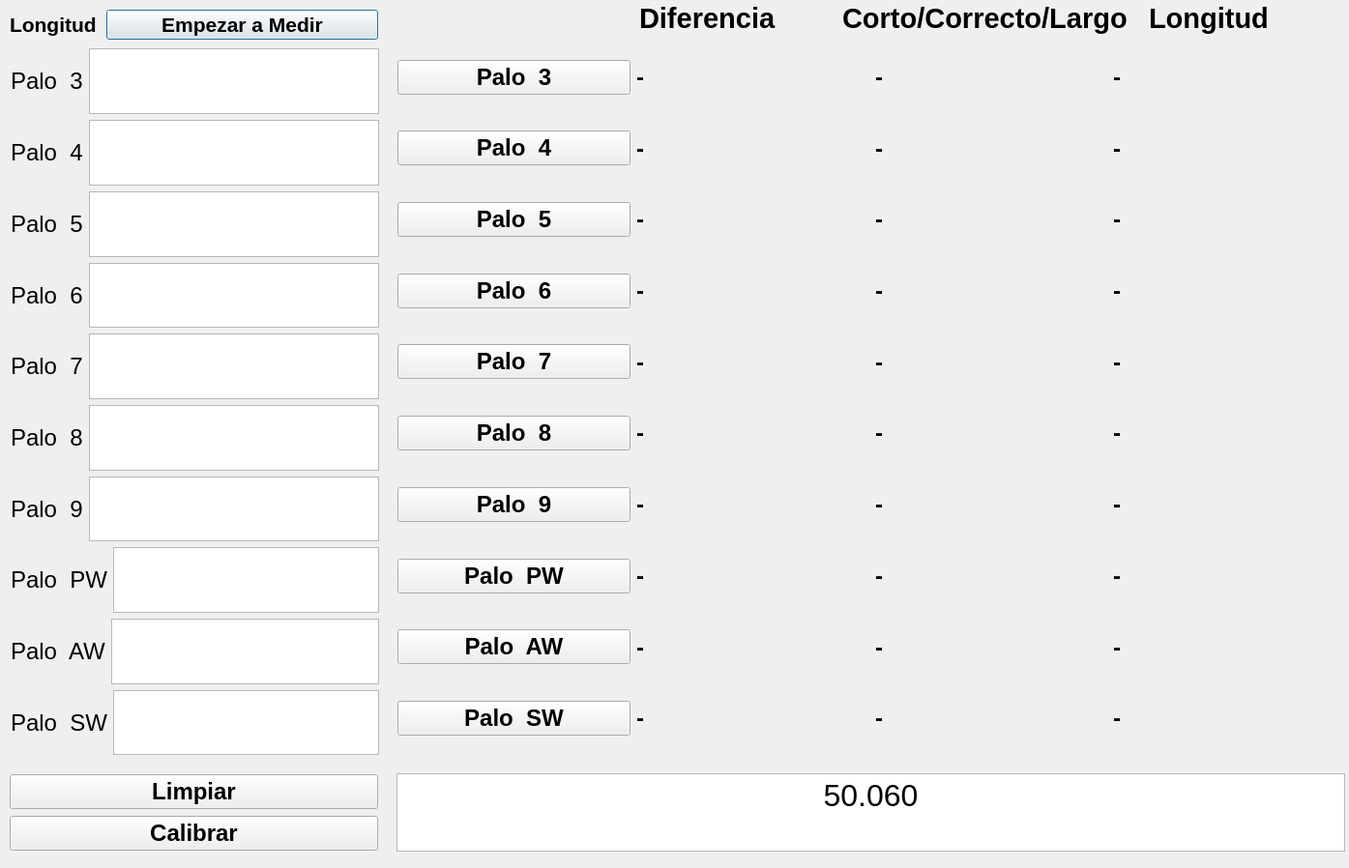
<?xml version="1.0" encoding="UTF-8"?>
<ui version="4.0">
 <class>Dialog</class>
 <widget class="QDialog" name="Dialog">
  <property name="geometry">
   <rect>
    <x>0</x>
    <y>0</y>
    <width>1395</width>
    <height>898</height>
   </rect>
  </property>
  <property name="windowTitle">
   <string>Dialog</string>
  </property>
  <widget class="QLabel" name="Titulo4">
   <property name="geometry">
    <rect>
     <x>10</x>
     <y>0</y>
     <width>91</width>
     <height>51</height>
    </rect>
   </property>
   <property name="font">
    <font>
     <pointsize>16</pointsize>
     <weight>75</weight>
     <bold>true</bold>
    </font>
   </property>
   <property name="text">
    <string>Longitud</string>
   </property>
  </widget>
  <widget class="QPushButton" name="BtnEmpezar">
   <property name="geometry">
    <rect>
     <x>110</x>
     <y>10</y>
     <width>281</width>
     <height>31</height>
    </rect>
   </property>
   <property name="font">
    <font>
     <pointsize>16</pointsize>
     <weight>75</weight>
     <bold>true</bold>
    </font>
   </property>
   <property name="text">
    <string>Empezar a Medir</string>
   </property>
  </widget>
  <widget class="QWidget" name="layoutWidget">
   <property name="geometry">
    <rect>
     <x>661</x>
     <y>0</y>
     <width>731</width>
     <height>37</height>
    </rect>
   </property>
   <layout class="QHBoxLayout" name="horizontalLayout_41">
    <item>
     <widget class="QLabel" name="Titulo1">
      <property name="font">
       <font>
        <pointsize>22</pointsize>
        <weight>75</weight>
        <bold>true</bold>
       </font>
      </property>
      <property name="text">
       <string>Diferencia</string>
      </property>
     </widget>
    </item>
    <item>
     <widget class="QLabel" name="Titulo2">
      <property name="font">
       <font>
        <pointsize>22</pointsize>
        <weight>75</weight>
        <bold>true</bold>
       </font>
      </property>
      <property name="text">
       <string>Corto/Correcto/Largo  </string>
      </property>
     </widget>
    </item>
    <item>
     <widget class="QLabel" name="Titulo3">
      <property name="font">
       <font>
        <pointsize>22</pointsize>
        <weight>75</weight>
        <bold>true</bold>
       </font>
      </property>
      <property name="text">
       <string>Longitud</string>
      </property>
     </widget>
    </item>
   </layout>
  </widget>
  <widget class="QWidget" name="layoutWidget">
   <property name="geometry">
    <rect>
     <x>11</x>
     <y>50</y>
     <width>381</width>
     <height>731</height>
    </rect>
   </property>
   <layout class="QVBoxLayout" name="verticalLayout">
    <item>
     <layout class="QHBoxLayout" name="horizontalLayout_39">
      <item>
       <widget class="QLabel" name="Labt4">
        <property name="font">
         <font>
          <pointsize>18</pointsize>
         </font>
        </property>
        <property name="text">
         <string>Palo  3</string>
        </property>
       </widget>
      </item>
      <item>
       <widget class="QTextEdit" name="Tex3"/>
      </item>
     </layout>
    </item>
    <item>
     <layout class="QHBoxLayout" name="horizontalLayout_37">
      <item>
       <widget class="QLabel" name="Labt4_3">
        <property name="font">
         <font>
          <pointsize>18</pointsize>
         </font>
        </property>
        <property name="text">
         <string>Palo  4</string>
        </property>
       </widget>
      </item>
      <item>
       <widget class="QTextEdit" name="Tex4"/>
      </item>
     </layout>
    </item>
    <item>
     <layout class="QHBoxLayout" name="horizontalLayout_11">
      <item>
       <widget class="QLabel" name="Labt5">
        <property name="font">
         <font>
          <pointsize>18</pointsize>
         </font>
        </property>
        <property name="text">
         <string>Palo  5</string>
        </property>
       </widget>
      </item>
      <item>
       <widget class="QTextEdit" name="Tex5"/>
      </item>
     </layout>
    </item>
    <item>
     <layout class="QHBoxLayout" name="horizontalLayout_12">
      <item>
       <widget class="QLabel" name="Labt6">
        <property name="font">
         <font>
          <pointsize>18</pointsize>
         </font>
        </property>
        <property name="text">
         <string>Palo  6</string>
        </property>
       </widget>
      </item>
      <item>
       <widget class="QTextEdit" name="Tex6"/>
      </item>
     </layout>
    </item>
    <item>
     <layout class="QHBoxLayout" name="horizontalLayout_13">
      <item>
       <widget class="QLabel" name="Labt7">
        <property name="font">
         <font>
          <pointsize>18</pointsize>
         </font>
        </property>
        <property name="text">
         <string>Palo  7</string>
        </property>
       </widget>
      </item>
      <item>
       <widget class="QTextEdit" name="Tex7"/>
      </item>
     </layout>
    </item>
    <item>
     <layout class="QHBoxLayout" name="horizontalLayout_14">
      <item>
       <widget class="QLabel" name="Labt8">
        <property name="font">
         <font>
          <pointsize>18</pointsize>
         </font>
        </property>
        <property name="text">
         <string>Palo  8</string>
        </property>
       </widget>
      </item>
      <item>
       <widget class="QTextEdit" name="Tex8"/>
      </item>
     </layout>
    </item>
    <item>
     <layout class="QHBoxLayout" name="horizontalLayout_15">
      <item>
       <widget class="QLabel" name="Labt9">
        <property name="font">
         <font>
          <pointsize>18</pointsize>
         </font>
        </property>
        <property name="text">
         <string>Palo  9</string>
        </property>
       </widget>
      </item>
      <item>
       <widget class="QTextEdit" name="Tex9"/>
      </item>
     </layout>
    </item>
    <item>
     <layout class="QHBoxLayout" name="horizontalLayout_16">
      <item>
       <widget class="QLabel" name="LabtPW">
        <property name="font">
         <font>
          <pointsize>18</pointsize>
         </font>
        </property>
        <property name="text">
         <string>Palo  PW</string>
        </property>
       </widget>
      </item>
      <item>
       <widget class="QTextEdit" name="TexPW"/>
      </item>
     </layout>
    </item>
    <item>
     <layout class="QHBoxLayout" name="horizontalLayout_17">
      <item>
       <widget class="QLabel" name="LabtAW">
        <property name="font">
         <font>
          <pointsize>18</pointsize>
         </font>
        </property>
        <property name="text">
         <string>Palo  AW</string>
        </property>
       </widget>
      </item>
      <item>
       <widget class="QTextEdit" name="TexAW"/>
      </item>
     </layout>
    </item>
    <item>
     <layout class="QHBoxLayout" name="horizontalLayout_18">
      <item>
       <widget class="QLabel" name="LabtSW">
        <property name="font">
         <font>
          <pointsize>18</pointsize>
         </font>
        </property>
        <property name="text">
         <string>Palo  SW</string>
        </property>
       </widget>
      </item>
      <item>
       <widget class="QTextEdit" name="TexSW"/>
      </item>
     </layout>
    </item>
   </layout>
  </widget>
  <widget class="QWidget" name="layoutWidget">
   <property name="geometry">
    <rect>
     <x>411</x>
     <y>46</y>
     <width>981</width>
     <height>731</height>
    </rect>
   </property>
   <layout class="QVBoxLayout" name="verticalLayout_2">
    <item>
     <layout class="QHBoxLayout" name="horizontalLayout_40">
      <item>
       <widget class="QPushButton" name="Btn3">
        <property name="font">
         <font>
          <pointsize>18</pointsize>
          <weight>75</weight>
          <bold>true</bold>
         </font>
        </property>
        <property name="text">
         <string>Palo  3</string>
        </property>
       </widget>
      </item>
      <item>
       <widget class="QLabel" name="Diferencia_3">
        <property name="font">
         <font>
          <pointsize>18</pointsize>
          <weight>75</weight>
          <bold>true</bold>
         </font>
        </property>
        <property name="text">
         <string>-</string>
        </property>
       </widget>
      </item>
      <item>
       <widget class="QLabel" name="Res_3">
        <property name="font">
         <font>
          <pointsize>18</pointsize>
          <weight>75</weight>
          <bold>true</bold>
         </font>
        </property>
        <property name="text">
         <string>-</string>
        </property>
       </widget>
      </item>
      <item>
       <widget class="QLabel" name="Lon_3">
        <property name="font">
         <font>
          <pointsize>18</pointsize>
          <weight>75</weight>
          <bold>true</bold>
         </font>
        </property>
        <property name="text">
         <string>-</string>
        </property>
       </widget>
      </item>
     </layout>
    </item>
    <item>
     <layout class="QHBoxLayout" name="horizontalLayout_38">
      <item>
       <widget class="QPushButton" name="Btn4">
        <property name="font">
         <font>
          <pointsize>18</pointsize>
          <weight>75</weight>
          <bold>true</bold>
         </font>
        </property>
        <property name="text">
         <string>Palo  4</string>
        </property>
       </widget>
      </item>
      <item>
       <widget class="QLabel" name="Diferencia_4">
        <property name="font">
         <font>
          <pointsize>18</pointsize>
          <weight>75</weight>
          <bold>true</bold>
         </font>
        </property>
        <property name="text">
         <string>-</string>
        </property>
       </widget>
      </item>
      <item>
       <widget class="QLabel" name="Res_4">
        <property name="font">
         <font>
          <pointsize>18</pointsize>
          <weight>75</weight>
          <bold>true</bold>
         </font>
        </property>
        <property name="text">
         <string>-</string>
        </property>
       </widget>
      </item>
      <item>
       <widget class="QLabel" name="Lon_4">
        <property name="font">
         <font>
          <pointsize>18</pointsize>
          <weight>75</weight>
          <bold>true</bold>
         </font>
        </property>
        <property name="text">
         <string>-</string>
        </property>
       </widget>
      </item>
     </layout>
    </item>
    <item>
     <layout class="QHBoxLayout" name="horizontalLayout_2">
      <item>
       <widget class="QPushButton" name="Btn5">
        <property name="font">
         <font>
          <pointsize>18</pointsize>
          <weight>75</weight>
          <bold>true</bold>
         </font>
        </property>
        <property name="text">
         <string>Palo  5</string>
        </property>
       </widget>
      </item>
      <item>
       <widget class="QLabel" name="Diferencia_5">
        <property name="font">
         <font>
          <pointsize>18</pointsize>
          <weight>75</weight>
          <bold>true</bold>
         </font>
        </property>
        <property name="text">
         <string>-</string>
        </property>
       </widget>
      </item>
      <item>
       <widget class="QLabel" name="Res_5">
        <property name="font">
         <font>
          <pointsize>18</pointsize>
          <weight>75</weight>
          <bold>true</bold>
         </font>
        </property>
        <property name="text">
         <string>-</string>
        </property>
       </widget>
      </item>
      <item>
       <widget class="QLabel" name="Lon_5">
        <property name="font">
         <font>
          <pointsize>18</pointsize>
          <weight>75</weight>
          <bold>true</bold>
         </font>
        </property>
        <property name="text">
         <string>-</string>
        </property>
       </widget>
      </item>
     </layout>
    </item>
    <item>
     <layout class="QHBoxLayout" name="horizontalLayout_3">
      <item>
       <widget class="QPushButton" name="Btn6">
        <property name="font">
         <font>
          <pointsize>18</pointsize>
          <weight>75</weight>
          <bold>true</bold>
         </font>
        </property>
        <property name="text">
         <string>Palo  6</string>
        </property>
       </widget>
      </item>
      <item>
       <widget class="QLabel" name="Diferencia_6">
        <property name="font">
         <font>
          <pointsize>18</pointsize>
          <weight>75</weight>
          <bold>true</bold>
         </font>
        </property>
        <property name="text">
         <string>-</string>
        </property>
       </widget>
      </item>
      <item>
       <widget class="QLabel" name="Res_6">
        <property name="font">
         <font>
          <pointsize>18</pointsize>
          <weight>75</weight>
          <bold>true</bold>
         </font>
        </property>
        <property name="text">
         <string>-</string>
        </property>
       </widget>
      </item>
      <item>
       <widget class="QLabel" name="Lon_6">
        <property name="font">
         <font>
          <pointsize>18</pointsize>
          <weight>75</weight>
          <bold>true</bold>
         </font>
        </property>
        <property name="text">
         <string>-</string>
        </property>
       </widget>
      </item>
     </layout>
    </item>
    <item>
     <layout class="QHBoxLayout" name="horizontalLayout_4">
      <item>
       <widget class="QPushButton" name="Btn7">
        <property name="font">
         <font>
          <pointsize>18</pointsize>
          <weight>75</weight>
          <bold>true</bold>
         </font>
        </property>
        <property name="text">
         <string>Palo  7</string>
        </property>
       </widget>
      </item>
      <item>
       <widget class="QLabel" name="Diferencia_7">
        <property name="font">
         <font>
          <pointsize>18</pointsize>
          <weight>75</weight>
          <bold>true</bold>
         </font>
        </property>
        <property name="text">
         <string>-</string>
        </property>
       </widget>
      </item>
      <item>
       <widget class="QLabel" name="Res_7">
        <property name="font">
         <font>
          <pointsize>18</pointsize>
          <weight>75</weight>
          <bold>true</bold>
         </font>
        </property>
        <property name="text">
         <string>-</string>
        </property>
       </widget>
      </item>
      <item>
       <widget class="QLabel" name="Lon_7">
        <property name="font">
         <font>
          <pointsize>18</pointsize>
          <weight>75</weight>
          <bold>true</bold>
         </font>
        </property>
        <property name="text">
         <string>-</string>
        </property>
       </widget>
      </item>
     </layout>
    </item>
    <item>
     <layout class="QHBoxLayout" name="horizontalLayout_5">
      <item>
       <widget class="QPushButton" name="Btn8">
        <property name="font">
         <font>
          <pointsize>18</pointsize>
          <weight>75</weight>
          <bold>true</bold>
         </font>
        </property>
        <property name="text">
         <string>Palo  8</string>
        </property>
       </widget>
      </item>
      <item>
       <widget class="QLabel" name="Diferencia_8">
        <property name="font">
         <font>
          <pointsize>18</pointsize>
          <weight>75</weight>
          <bold>true</bold>
         </font>
        </property>
        <property name="text">
         <string>-</string>
        </property>
       </widget>
      </item>
      <item>
       <widget class="QLabel" name="Res_8">
        <property name="font">
         <font>
          <pointsize>18</pointsize>
          <weight>75</weight>
          <bold>true</bold>
         </font>
        </property>
        <property name="text">
         <string>-</string>
        </property>
       </widget>
      </item>
      <item>
       <widget class="QLabel" name="Lon_8">
        <property name="font">
         <font>
          <pointsize>18</pointsize>
          <weight>75</weight>
          <bold>true</bold>
         </font>
        </property>
        <property name="text">
         <string>-</string>
        </property>
       </widget>
      </item>
     </layout>
    </item>
    <item>
     <layout class="QHBoxLayout" name="horizontalLayout_6">
      <item>
       <widget class="QPushButton" name="Btn9">
        <property name="font">
         <font>
          <pointsize>18</pointsize>
          <weight>75</weight>
          <bold>true</bold>
         </font>
        </property>
        <property name="text">
         <string>Palo  9</string>
        </property>
       </widget>
      </item>
      <item>
       <widget class="QLabel" name="Diferencia_9">
        <property name="font">
         <font>
          <pointsize>18</pointsize>
          <weight>75</weight>
          <bold>true</bold>
         </font>
        </property>
        <property name="text">
         <string>-</string>
        </property>
       </widget>
      </item>
      <item>
       <widget class="QLabel" name="Res_9">
        <property name="font">
         <font>
          <pointsize>18</pointsize>
          <weight>75</weight>
          <bold>true</bold>
         </font>
        </property>
        <property name="text">
         <string>-</string>
        </property>
       </widget>
      </item>
      <item>
       <widget class="QLabel" name="Lon_9">
        <property name="font">
         <font>
          <pointsize>18</pointsize>
          <weight>75</weight>
          <bold>true</bold>
         </font>
        </property>
        <property name="text">
         <string>-</string>
        </property>
       </widget>
      </item>
     </layout>
    </item>
    <item>
     <layout class="QHBoxLayout" name="horizontalLayout_7">
      <item>
       <widget class="QPushButton" name="BtnPW">
        <property name="font">
         <font>
          <pointsize>18</pointsize>
          <weight>75</weight>
          <bold>true</bold>
         </font>
        </property>
        <property name="text">
         <string>Palo  PW</string>
        </property>
       </widget>
      </item>
      <item>
       <widget class="QLabel" name="Diferencia_PW">
        <property name="font">
         <font>
          <pointsize>18</pointsize>
          <weight>75</weight>
          <bold>true</bold>
         </font>
        </property>
        <property name="text">
         <string>-</string>
        </property>
       </widget>
      </item>
      <item>
       <widget class="QLabel" name="Res_PW">
        <property name="font">
         <font>
          <pointsize>18</pointsize>
          <weight>75</weight>
          <bold>true</bold>
         </font>
        </property>
        <property name="text">
         <string>-</string>
        </property>
       </widget>
      </item>
      <item>
       <widget class="QLabel" name="Lon_PW">
        <property name="font">
         <font>
          <pointsize>18</pointsize>
          <weight>75</weight>
          <bold>true</bold>
         </font>
        </property>
        <property name="text">
         <string>-</string>
        </property>
       </widget>
      </item>
     </layout>
    </item>
    <item>
     <layout class="QHBoxLayout" name="horizontalLayout_8">
      <item>
       <widget class="QPushButton" name="BtnAw">
        <property name="font">
         <font>
          <pointsize>18</pointsize>
          <weight>75</weight>
          <bold>true</bold>
         </font>
        </property>
        <property name="text">
         <string>Palo  AW</string>
        </property>
       </widget>
      </item>
      <item>
       <widget class="QLabel" name="Diferencia_AW">
        <property name="font">
         <font>
          <pointsize>18</pointsize>
          <weight>75</weight>
          <bold>true</bold>
         </font>
        </property>
        <property name="text">
         <string>-</string>
        </property>
       </widget>
      </item>
      <item>
       <widget class="QLabel" name="Res_AW">
        <property name="font">
         <font>
          <pointsize>18</pointsize>
          <weight>75</weight>
          <bold>true</bold>
         </font>
        </property>
        <property name="text">
         <string>-</string>
        </property>
       </widget>
      </item>
      <item>
       <widget class="QLabel" name="Lon_AW">
        <property name="font">
         <font>
          <pointsize>18</pointsize>
          <weight>75</weight>
          <bold>true</bold>
         </font>
        </property>
        <property name="text">
         <string>-</string>
        </property>
       </widget>
      </item>
     </layout>
    </item>
    <item>
     <layout class="QHBoxLayout" name="horizontalLayout_9">
      <item>
       <widget class="QPushButton" name="BtnSW">
        <property name="font">
         <font>
          <pointsize>18</pointsize>
          <weight>75</weight>
          <bold>true</bold>
         </font>
        </property>
        <property name="text">
         <string>Palo  SW</string>
        </property>
       </widget>
      </item>
      <item>
       <widget class="QLabel" name="Diferencia_SW">
        <property name="font">
         <font>
          <pointsize>18</pointsize>
          <weight>75</weight>
          <bold>true</bold>
         </font>
        </property>
        <property name="text">
         <string>-</string>
        </property>
       </widget>
      </item>
      <item>
       <widget class="QLabel" name="Res_SW">
        <property name="font">
         <font>
          <pointsize>18</pointsize>
          <weight>75</weight>
          <bold>true</bold>
         </font>
        </property>
        <property name="text">
         <string>-</string>
        </property>
       </widget>
      </item>
      <item>
       <widget class="QLabel" name="Lon_SW">
        <property name="font">
         <font>
          <pointsize>18</pointsize>
          <weight>75</weight>
          <bold>true</bold>
         </font>
        </property>
        <property name="text">
         <string>-</string>
        </property>
       </widget>
      </item>
     </layout>
    </item>
   </layout>
  </widget>
  <widget class="QTextEdit" name="texCali">
   <property name="geometry">
    <rect>
     <x>410</x>
     <y>800</y>
     <width>981</width>
     <height>81</height>
    </rect>
   </property>
   <property name="font">
    <font>
     <pointsize>20</pointsize>
     <weight>75</weight>
     <bold>true</bold>
    </font>
   </property>
   <property name="mouseTracking">
    <bool>false</bool>
   </property>
   <property name="tabletTracking">
    <bool>false</bool>
   </property>
   <property name="acceptDrops">
    <bool>false</bool>
   </property>
   <property name="tabChangesFocus">
    <bool>false</bool>
   </property>
   <property name="lineWrapColumnOrWidth">
    <number>0</number>
   </property>
   <property name="html">
    <string>&lt;!DOCTYPE HTML PUBLIC &quot;-//W3C//DTD HTML 4.0//EN&quot; &quot;http://www.w3.org/TR/REC-html40/strict.dtd&quot;&gt;
&lt;html&gt;&lt;head&gt;&lt;meta name=&quot;qrichtext&quot; content=&quot;1&quot; /&gt;&lt;style type=&quot;text/css&quot;&gt;
p, li { white-space: pre-wrap; }
&lt;/style&gt;&lt;/head&gt;&lt;body style=&quot; font-family:'MS Shell Dlg 2'; font-size:20pt; font-weight:600; font-style:normal;&quot;&gt;
&lt;p align=&quot;center&quot; dir='rtl' style=&quot; margin-top:0px; margin-bottom:0px; margin-left:0px; margin-right:0px; -qt-block-indent:0; text-indent:0px;&quot;&gt;&lt;span style=&quot; font-size:24pt; font-weight:400;&quot;&gt;50.060&lt;/span&gt;&lt;/p&gt;&lt;/body&gt;&lt;/html&gt;</string>
   </property>
  </widget>
  <widget class="QWidget" name="layoutWidget">
   <property name="geometry">
    <rect>
     <x>10</x>
     <y>800</y>
     <width>381</width>
     <height>82</height>
    </rect>
   </property>
   <layout class="QVBoxLayout" name="verticalLayout_3">
    <item>
     <widget class="QPushButton" name="BtnLimpiar">
      <property name="font">
       <font>
        <pointsize>18</pointsize>
        <weight>75</weight>
        <bold>true</bold>
       </font>
      </property>
      <property name="text">
       <string>Limpiar</string>
      </property>
     </widget>
    </item>
    <item>
     <widget class="QPushButton" name="BtnCalibrar">
      <property name="font">
       <font>
        <pointsize>18</pointsize>
        <weight>75</weight>
        <bold>true</bold>
       </font>
      </property>
      <property name="text">
       <string>Calibrar</string>
      </property>
     </widget>
    </item>
   </layout>
  </widget>
 </widget>
 <tabstops>
  <tabstop>texCali</tabstop>
  <tabstop>Tex5</tabstop>
  <tabstop>Tex6</tabstop>
  <tabstop>Tex7</tabstop>
  <tabstop>Tex8</tabstop>
  <tabstop>Tex9</tabstop>
  <tabstop>TexPW</tabstop>
  <tabstop>TexAW</tabstop>
  <tabstop>TexSW</tabstop>
  <tabstop>BtnCalibrar</tabstop>
  <tabstop>Btn5</tabstop>
  <tabstop>Btn6</tabstop>
  <tabstop>Btn7</tabstop>
  <tabstop>Btn8</tabstop>
  <tabstop>Btn9</tabstop>
  <tabstop>BtnPW</tabstop>
  <tabstop>BtnSW</tabstop>
  <tabstop>BtnAw</tabstop>
  <tabstop>BtnLimpiar</tabstop>
 </tabstops>
 <resources/>
 <connections/>
</ui>
